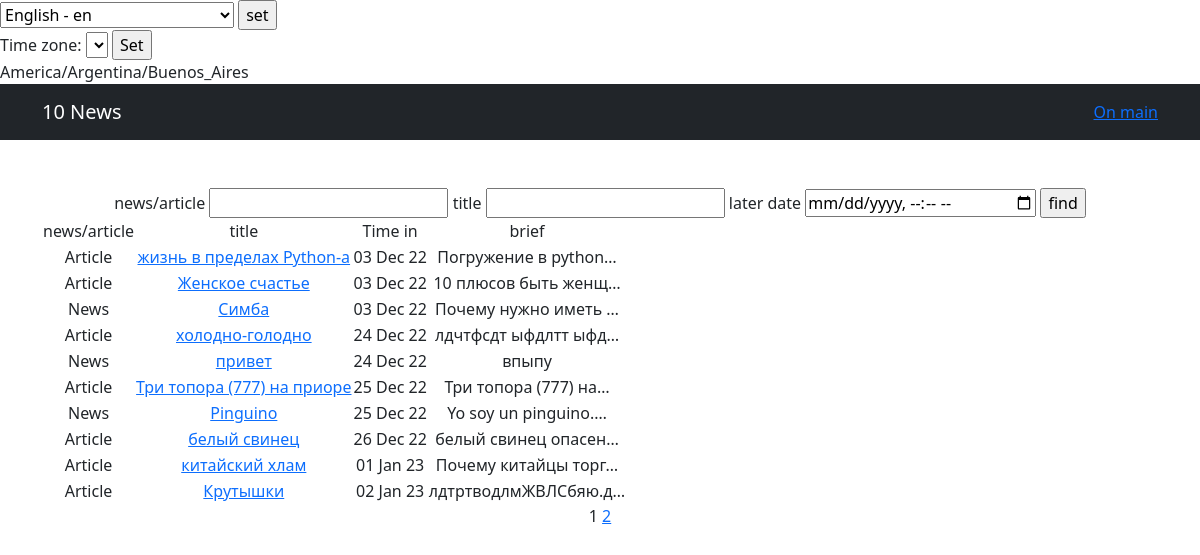
The page /news/search/ on the database as committed earlier.
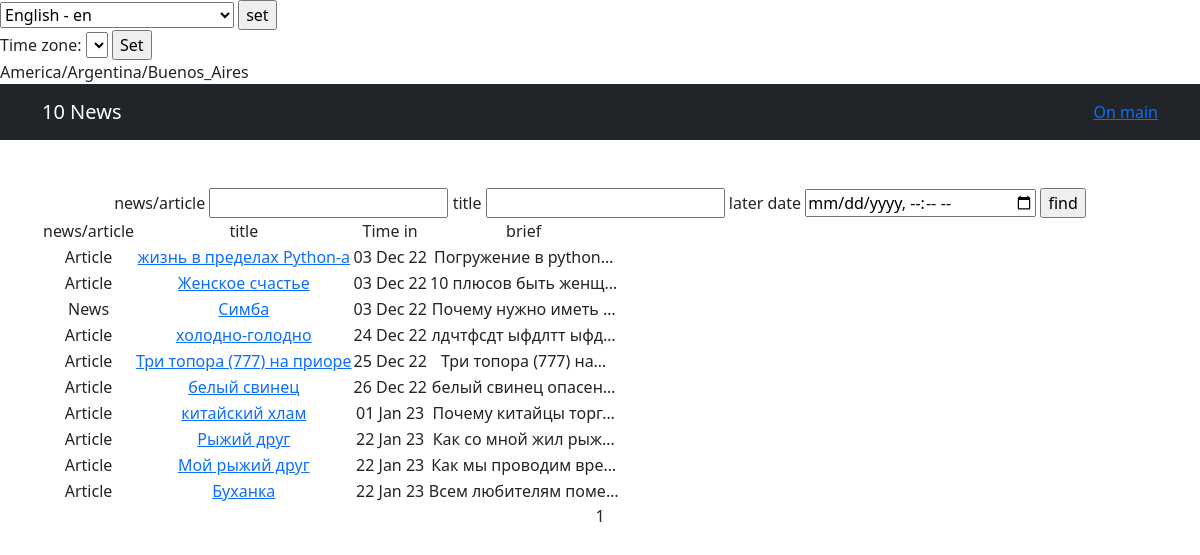
The same page on the database as committed later.
### news/models.py (models this page shows, shortened)
class Post(models.Model):
    author = models.ForeignKey(Author, on_delete=models.CASCADE, help_text=_('Author'))
    category = models.ManyToManyField(Category, through='PostCategory', help_text=_('Category'))
    NEWS = 'NE'
    ARTICLE = 'AR'
    CATEGORY_CHOICES = (
        (NEWS, _('Новости')),
        (ARTICLE, _('Статья'))
    )
    change_news = models.CharField(max_length=2, choices=CATEGORY_CHOICES, default=ARTICLE, help_text=_('change news'))
    time_in = models.DateTimeField(auto_now_add=True, help_text=_('time in'))
    head_news = models.CharField(max_length=128, help_text=_('head news'))
    text_news = models.TextField(help_text=_('text news'))
    rate_news = models.SmallIntegerField(default=0, help_text=_('rate news'))

### news/views.py (the view)
# urls.py: path('search/', Search.as_view(), name='search'),
class Search(ListView):
    model = Post
    ordering = 'time_in'
    template_name = 'search.html'
    context_object_name = 'search'
    paginate_by = 10
    def get_queryset(self):
        queryset = super().get_queryset()
        self.filterset = PostFilter(self.request.GET, queryset)
        return self.filterset.qs
    def get_context_data(self, **kwargs):
        context = super().get_context_data(**kwargs)
        context['filterset'] = self.filterset
        return context

### news/templatetags/custom_filters.py (called while the page is built)
@register.filter()
def censor(word, code="*"):
    wordMat = word.lower().translate(str.maketrans('', '', string.punctuation + string.digits))
    for mat in list_mat:
        while mat in wordMat:
            word_a = wordMat.replace(mat[1:], code * (len(mat) - 1))
            print(word_a)
            wordMat = word_a
            word = wordMat
    return f'{word}'

@register.simple_tag(takes_context=True)
def url_replace(context, **kwargs):
    d = context['request'].GET.copy()
    for k, v in kwargs.items():
        d[k]=v
    return d.urlencode()

@register.simple_tag(name="get_hour")
def current_hour():
    now = datetime.now()
    return now.strftime("%H")

### templates/search.html (shortened to what this page needs)
{% extends 'flatpages/default.html' %}
{% load i18n %}
{% load custom_filters %}
{% block title %}
{{search|length}} {% trans "Новости" %}
<a href="{% url 'news' %}">{% trans "На главную" %}</a>
{% endblock title %}
{% block content %}
    <form action="" method="get">
        <label for="{{filterset.form.change_news__icontains.id_for_label}}">{% trans "Новость/Статья" %}</label>
        <input
            id="{{filterset.form.change_news__icontains.id}}"
            name="{{filterset.form.change_news__icontains.name}}"
            value="{{filterset.form.change_news.value}}"
        />
        <label for="{{filterset.form.head_news__icontains.id_for_label}}">{% trans "Название" %}</label>
        <input
            id="{{filterset.form.head_news__icontains.id}}"
            name="{{filterset.form.head_news__icontains.name}}"
            value="{{filterset.form.head_news.value}}"
        />
        <label for="{{filterset.form.time_in__gt.id_for_label}}">{% trans "Позже даты:" %}</label>
        <input
                type="datetime-local"
                id="{{filterset.form.time_in__gt.id}}"
                name="{{filterset.form.time_in__gt.name}}"
                value="{{filterset.form.time_in__gt.value}}"
                min="2022-12-01T00:00"
        />
        <input type="submit" value="{% trans 'Найти' %}"/>
    </form>
<table>
    <tr>
        <td>{% trans "Новость/Статья" %}</td>
        <td>{% trans "Заголовок" %}</td>
        <td>{% trans "Дата публикации" %}</td>
        <td>{% trans "Кратко" %}</td>
    </tr>
    {% if search %}
        {% for new in search %}
        <tr>
            <td>{{new.get_change_news_display}}</td>
            <td><a href="/news/{{new.pk}}">{{new.head_news|censor}}</a></td>
            <td>{{new.time_in|date:"d M y"}}</td>
            <td>{{new.text_news|censor|truncatechars:20}}</td>
        </tr>
        {% endfor %}
    {% else %}
        <h3>{% trans "В данный момент пока еще нет статей" %}</h3>
    {% endif %}
</table>
    {{ page_obj.number }}
    {% if page_obj.has_next %}
        <a href="?{% url_replace page=page_obj.next_page_number %}">{{ page_obj.next_page_number }}</a>
    {% endif %}
{% endblock content %}

Rows that differ between the two databases and show on the page:
removed Post: change_news "News", head_news|censor "привет", time_in "24 Dec 22", text_news|censor "впыпу"
removed Post: change_news "News", head_news|censor "Pinguino", time_in "25 Dec 22", text_news|censor "Yo soy un pinguino.…"
removed Post: change_news "Article", head_news|censor "Крутышки", time_in "02 Jan 23", text_news|censor "лдтртводлмЖВЛСбяю.д…"
added Post: change_news "Article", head_news|censor "Рыжий друг", time_in "22 Jan 23", text_news|censor "Как со мной жил рыж…"
added Post: change_news "Article", head_news|censor "Мой рыжий друг", time_in "22 Jan 23", text_news|censor "Как мы проводим вре…"
added Post: change_news "Article", head_news|censor "Буханка", time_in "22 Jan 23", text_news|censor "Всем любителям поме…"
Other text that changed with them:
{{ page_obj.next_page_number }}: "2" → (not shown)
